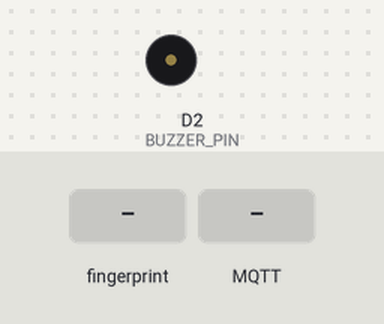
The sketch below on a simulated ESP8266 (NodeMCU). Shown: buzzer (waves = sounding). The inputs (shaded band) are chosen by the test bench. WiFi joins after 1.5 s; servers stay silent unless stated; no MQTT or app messages arrive unless stated; what the sketch prints to the serial monitor is not drawn.

Above: at 4.0 s.
4.1 s: finger stored as number 1 placed on the sensor
At 4.59 s:
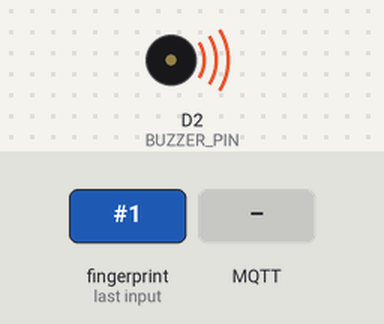
6.2 s: MQTT message "alarmo/state" arrives on the first subscribed topic
7.7 s: MQTT message "disarmed" arrives on the first subscribed topic
9.2 s: MQTT message "2" arrives on the first subscribed topic
Timing chart, 0 to 11.7 s (numbered marks = the images above; inputs shaded):
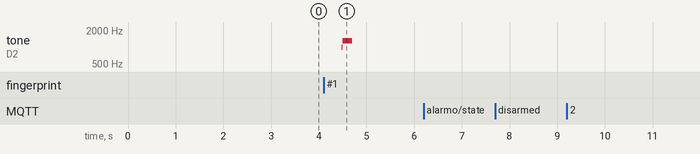

Measured:
- after the input at 4.1 s, tone on D2 (BUZZER_PIN): silent → 1000 Hz after 0.38 s, → 1300 Hz 0.02 s later, → silent 0.20 s later
- after the input at 6.2 s, every drawn part: stays the same
- after the input at 7.7 s, every drawn part: stays the same
- after the input at 9.2 s, every drawn part: stays the same

The sketch:

Lector_de_Huellas_Alarma.ino
```cpp
///// https://www.youtube.com/@ArduBrico /////

#include <Adafruit_Fingerprint.h>
#include <SoftwareSerial.h>
#include <ESP8266WiFi.h>
#include <PubSubClient.h>
#include <ArduinoOTA.h>

///// PARAMETROS CONFIGURABLES /////

const char* ssid = "SSID";                 // Nombre de tu SSID
const char* password = "PASSWORD";         // Contraseña de tu SSID
const char* mqtt_server = "XXX.XXX.X.XX";  // I.P. de tu servidor MQTT
int mqttport = 1883;                       // Puerto para MQTT
const char* mqttusuario = "MQTT";          // Usuario MQTT en Home Assistant
const char* mqttpass = "PASS_MQTT";        // Contraseña para el usuario MQTT en Home Assistant
const char* OTA_password = "PASS_OTA";     // Contraseña OTA

String User1 = "Juan";   // Nombre usuario 1, debe coincidir con la huella grabada en el sketch "enroll"
String User2 = "Yoli";   // Nombre usuario 2, debe coincidir con la huella grabada en el sketch "enroll"
String User3 = "Jorge";  // Nombre usuario 3, debe coincidir con la huella grabada en el sketch "enroll"
String User4 = "Juani";  // Nombre usuario 4, debe coincidir con la huella grabada en el sketch "enroll"
// Añadir tantos usuarios como hayamos grabado en el sketch "enroll"

String actionIn = "Entra";                        // Nombre que queremos dar a la acción de "entrar"
String actionOut = "Sale";                        // Nombre que queremos dar a la acción de "salir"
String User[4] = { User1, User2, User3, User4 };  // "array" con los usuarios, tantos como hayamos configurado

///// FIN PARAMETROS CONFIGURABLES /////

#define CLIENT_ID "Lector de huellas"  // ID del dispositivo, debe ser único en tu sistema
#define MQTT_TOPIC "lector_huellas"    // Topic específico para enviar los mensajes de MQTT al sensor

WiFiClient espClient;
PubSubClient client(espClient);

SoftwareSerial mySerial(D5, D6);  // Configuración de los pines del lector de huellas

Adafruit_Fingerprint finger = Adafruit_Fingerprint(&mySerial);

const int BUZZER_PIN = D2;  // Configuración del pin del "buzzer"
int estado_alarma = 0;      // Guardamos el estado de la alarma
int huella_ok = 0;          // Guardamos el estado de la huella

String usuario;    // Lo utilizaremos para enviar el usuario correspondiente al topic
String accion;     // Lo utilizaremos para enviar la acción correspondiente al topic
String resultado;  // LO utilizamos para enviar la frase resultante para la automatización

void setup() {
  Serial.begin(9600);  // Iniciamos el Serial
  while (!Serial)
    ;
  delay(100);

  pinMode(BUZZER_PIN, OUTPUT);  // Definimos el pin del buzzer como salida

  // Iniciamos el Wifi
  setup_wifi();
  client.setServer(mqtt_server, 1883);
  client.setCallback(callback);

  // Iniciamos OTA
  ArduinoOTA.setHostname(CLIENT_ID);
  ArduinoOTA.setPassword(OTA_password);
  ArduinoOTA.onStart([]() {
    Serial.println("Start");
  });
  ArduinoOTA.onEnd([]() {
    Serial.println("\nEnd");
  });
  ArduinoOTA.onProgress([](unsigned int progress, unsigned int total) {
    Serial.printf("Progress: %u%%\r", (progress / (total / 100)));
  });
  ArduinoOTA.onError([](ota_error_t error) {
    Serial.printf("Error[%u]: ", error);
    if (error == OTA_AUTH_ERROR) Serial.println("Auth Failed");
    else if (error == OTA_BEGIN_ERROR) Serial.println("Begin Failed");
    else if (error == OTA_CONNECT_ERROR) Serial.println("Connect Failed");
    else if (error == OTA_RECEIVE_ERROR) Serial.println("Receive Failed");
    else if (error == OTA_END_ERROR) Serial.println("End Failed");
  });
  ArduinoOTA.begin();

  Serial.println("setup end");

  Serial.println("\n\nAdafruit finger detect test");

  // Iniciamos la configuración del sensor
  finger.begin(57600);
  delay(5);
  if (finger.verifyPassword()) {
    Serial.println("Found fingerprint sensor!");
  } else {
    Serial.println("Did not find fingerprint sensor :(");
    while (1) { delay(1); }
  }

  Serial.println(F("Reading sensor parameters"));
  finger.getParameters();
  Serial.print(F("Status: 0x"));
  Serial.println(finger.status_reg, HEX);
  Serial.print(F("Sys ID: 0x"));
  Serial.println(finger.system_id, HEX);
  Serial.print(F("Capacity: "));
  Serial.println(finger.capacity);
  Serial.print(F("Security level: "));
  Serial.println(finger.security_level);
  Serial.print(F("Device address: "));
  Serial.println(finger.device_addr, HEX);
  Serial.print(F("Packet len: "));
  Serial.println(finger.packet_len);
  Serial.print(F("Baud rate: "));
  Serial.println(finger.baud_rate);

  finger.getTemplateCount();

  if (finger.templateCount == 0) {
    Serial.print("Sensor doesn't contain any fingerprint data. Please run the 'enroll' example.");
  } else {
    Serial.println("Waiting for valid finger...");
    Serial.print("Sensor contains ");
    Serial.print(finger.templateCount);
    Serial.println(" templates");
  }
}

void loop() {

  ArduinoOTA.handle();  // Inicia la función OTA
  getFingerprintID();   // Inicia la función del sensor
  estado();             // Inicia la función "estado"
  delay(50);

  //// CONECTAMOS A WIFI Y MQTT ////

  if (WiFi.status() != WL_CONNECTED) {
    setup_wifi();
    reconnect();
    client.setServer(mqtt_server, mqttport);
    client.setCallback(callback);
  }

  // Reconectamos cuando MQTT no está conectado
  if (!client.connected()) {
    reconnect();
  }
  client.loop();
}
uint8_t getFingerprintID() {  // Función que se encarga de leer las huellas
  uint8_t p = finger.getImage();
  switch (p) {
    case FINGERPRINT_OK:
      break;
    case FINGERPRINT_NOFINGER:
      return p;
    case FINGERPRINT_PACKETRECIEVEERR:
      Serial.println("Communication error");
      return p;
    case FINGERPRINT_IMAGEFAIL:
      Serial.println("Imaging error");
      return p;
    default:
      Serial.println("Unknown error");
      return p;
  }

  // OK success!

  p = finger.image2Tz();
  switch (p) {
    case FINGERPRINT_OK:
      break;
    case FINGERPRINT_IMAGEMESS:
      Serial.println("Image too messy");
      error();
      return p;
    case FINGERPRINT_PACKETRECIEVEERR:
      Serial.println("Communication error");
      return p;
    case FINGERPRINT_FEATUREFAIL:
      Serial.println("Could not find fingerprint features");
      return p;
    case FINGERPRINT_INVALIDIMAGE:
      Serial.println("Could not find fingerprint features");
      return p;
    default:
      Serial.println("Unknown error");
      return p;
  }

  // Si obtenemos una huella:
  p = finger.fingerSearch();
  if (p == FINGERPRINT_OK) {
    correcto();                           // Si la huella es reconocida, hacemos sonar el pitido de confirmación
    huella_ok = 1;                        // Establecemos el estado en "1"
    Serial.println(finger.fingerID);      // Mostramos por serial el numero de huella
    usuario = User[finger.fingerID - 1];  // Lo comparamos con el "array", restamos (-1) porque "array" comienza en "0"
  } else if (p == FINGERPRINT_PACKETRECIEVEERR) {
    Serial.println("Communication error");
    return p;
  } else if (p == FINGERPRINT_NOTFOUND) {
    Serial.println("Did not find a match");  // Si la huella no se reconoce, hacemos sonar el pitido de "error"
    error();                                 // Si os resulta molesto, comentar esta linea
    huella_ok = 0;                           // Establecemos el estado en "0"
    return p;
  } else {
    Serial.println("Unknown error");
    return p;
  }

  return finger.fingerID;
}
void estado() {

  //// #### ARMAR O DEASARMAR ALARMA###

  if (huella_ok == 1 && estado_alarma == 0) {             // Si la huella es reconocida y la alarma está en estado "disarmed"
    accion = actionOut;                                   // Establecemos la "accion" en "salida"
    resultado = accion + " " + usuario;                   // Establecemos el resultado con la accion junto al usuario reconocido
    client.publish("alarmo/command", "arm_away", true);   // Conectamos la alarma en modo "Ausente"
    client.publish(MQTT_TOPIC, resultado.c_str(), true);  // Enviamos al topic el resultado (accion + usuario) Ejem. "Juan Sale"
    Serial.println("Alarma armada Ausente");              // Mostramos por serial el mensaje
    Serial.println(resultado);                            // Mostramos por serial el resultado (Utilizado para la atumatización)
    accion = "";                                          // Establecemos "accion" en blanco
    resultado = "";                                       // Establecemos "resultado" en blanco
    huella_ok = 0;                                        // Establecemos "huella_ok" en 0

  } else if (huella_ok == 1 && estado_alarma == 1) {      // Si la huella es reconocida y la alarma NO está en estado "disarmed"
    accion = actionIn;                                    // Establecemos la "accion" en "entrada"
    resultado = accion + " " + usuario;                   // Establecemos el resultado con la accion junto al usuario reconocido
    client.publish("alarmo/command", "disarm", true);     // Desconectamos la alarma
    client.publish(MQTT_TOPIC, resultado.c_str(), true);  // Enviamos al topic el resultado (accio n+ usuario) Ejem. "Juan Entra"
    Serial.println(resultado);                            // Mostramos por serial el resultado (Utilizado para la atumatización)
    Serial.println("Alarma desarmada");                   // Mostramos por serial el mensaje
    accion = "";                                          // Establecemos "accion" en blanco
    resultado = "";                                       // Establecemos "resultado" en blanco
    huella_ok = 0;                                        // Establecemos "huella_ok" en 0

  } else {          // Si no ocurre nada de lo anterior:
    huella_ok = 0;  // Establecemos "huella_ok" en 0
  }
}
void error() {  // Hacemo sonar el pitido de ERROR

  tone(BUZZER_PIN, 1300);
  delay(20);
  tone(BUZZER_PIN, 1000);
  delay(200);
  noTone(BUZZER_PIN);
}
void correcto() {  // Hacemo sonar el pitido de CONFIRMACIÓN

  tone(BUZZER_PIN, 1000);
  delay(20);
  tone(BUZZER_PIN, 1300);
  delay(200);
  noTone(BUZZER_PIN);
}
void setup_wifi() {  // Configuración para conectar a Wifi
  delay(10);
  Serial.println();
  Serial.print("Conectando a ");  // Mostramos por serial el Wifi que nos queremos conectar
  Serial.println(ssid);           // Muestra el "SSID" que configuramos
  WiFi.mode(WIFI_STA);            // Configuración de tipo de conexión
  WiFi.begin(ssid, password);     // Configuración de nombre de "SSID" y su password

  while (WiFi.status() != WL_CONNECTED) {  // Si no está conectado a Wifi
    // Esperamos hasta que conecte
    for (int i = 0; i <= 50; i++) {
      delay(10);
      if (i == 50) {
        Serial.println(".");
      } else {
        Serial.print(".");
      }
    }
  }
  Serial.println("");
  Serial.println("WiFi conectado");  // Confirmamos que hemos conectado a Wifi
  Serial.println("Dirección IP: ");  // Y mostramos la IP otorgada por el router
  Serial.println(WiFi.localIP());    // IP otorgada por el router
}
void reconnect() {

  while (!client.connected()) {
    Serial.print("Attempting MQTT connection...");  // Si no estamos conectados a MQTT

    if (client.connect(CLIENT_ID, mqttusuario, mqttpass)) {  // Si conectamos a Wifi, establecemos la configuración para conectarnos
      Serial.println("connected");                           // Mostramos que hemos conectado por serial
      client.publish(MQTT_TOPIC, "Esperando", true);         // Publicamos para informar que esperamos una huella
      client.subscribe("alarmo/state");                      // Nos suscribimos al tipoc del estado de la alarma
    } else {                                                 // Si no hemos podido conectar:
      Serial.print("failed, rc=");
      Serial.print(client.state());
      Serial.println(" try again in 5 seconds");  // Intenta la reconexión en 5 sergundos

      for (int i = 0; i <= 500; i++) {
        delay(10);
        if (i == 50) {
          Serial.println(".");
        } else {
          Serial.print(".");
        }
      }
    }
  }
}
void callback(char* topic, byte* payload, unsigned int length) {  // Función para poder recibir los mensajes por MQTT
  Serial.print("Mensaje recibido [");                             // Mostramos por serial cuando recibimos un mensaje
  Serial.print(topic);                                            // Mostramos el topic que recibimos
  Serial.print("] ");                                             //
  for (int i = 0; i < length; i++) {                              //
    Serial.print((char)payload[i]);                               // Muestra el mensaje por serial
  }
  Serial.println();

  payload[length] = '\0';
  String message = (char*)payload;  // Convertimos en mensaje a "String"

  if (strcmp(topic, "alarmo/state") == 0) {  // Si recibimos un mensaje del topic del estado de la alarma
    if (message == "disarmed") {             // Si el mensaje es "disarmed" (desarmada)
      estado_alarma = 0;                     // Establecemos el estado en "0"
    } else {                                 // Si no
      estado_alarma = 1;                     // Establecemos el estado en "1"
    }
  }
}
```
